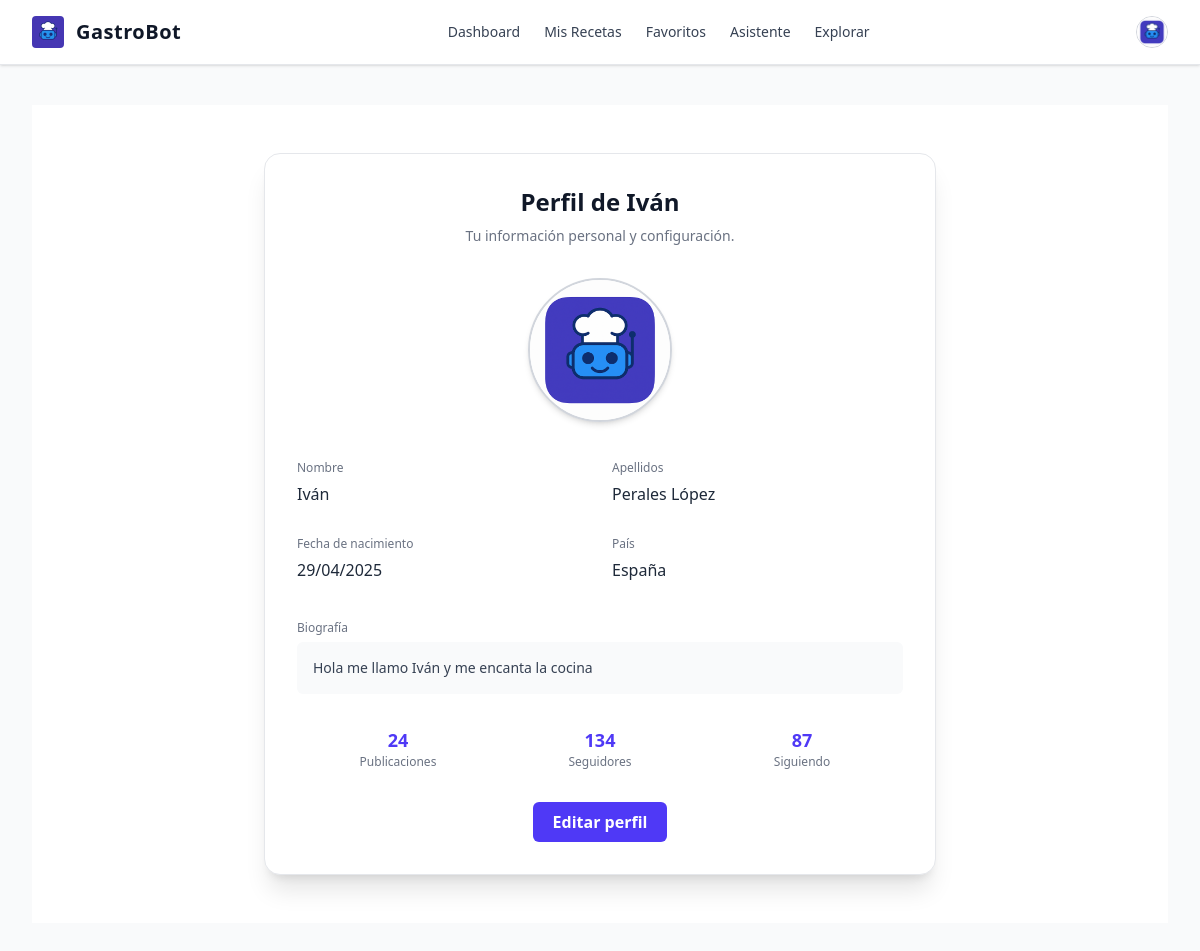
/usuarios/perfil/ (signed in), run on the app's committed database.
### usuarios/models.py (models this page shows, shortened)
class Perfil(models.Model):
    user = models.OneToOneField(User, on_delete=models.CASCADE)
    imagen = models.ImageField(upload_to='perfiles/', blank=True, null=True)
    bio = models.TextField(max_length=500, blank=True)
    pais = models.CharField(max_length=100, blank=True)
    nombre = models.CharField(max_length=100, blank=True)
    apellidos = models.CharField(max_length=100, blank=True)
    fecha_nacimiento = models.DateField(null=True, blank=True)

### usuarios/views.py (the view)
# urls.py: path('perfil/', views.ver_perfil, name='perfil'),
@login_required
def ver_perfil(request):
    perfil = request.user.perfil
    return render(request, 'usuarios/perfil.html', {'perfil': perfil})

### usuarios/context_processors.py (called while the page is built)
def perfil_usuario(request):
    if request.user.is_authenticated:
        try:
            return {'perfil': request.user.perfil}
        except Perfil.DoesNotExist:
            return {'perfil': None}
    return {'perfil': None}

### usuarios/templates/usuarios/perfil.html (shortened to what this page needs)
{% extends 'base.html' %}
{% load static %}
{% block content %}
<div class="min-h-screen bg-white dark:bg-gray-900 py-12 px-4 flex justify-center">
  <div class="w-full max-w-2xl bg-white dark:bg-gray-800 rounded-2xl shadow-xl p-8 space-y-8 border border-gray-200 dark:border-gray-700">
    <div class="text-center space-y-2">
      <h1 class="text-2xl font-bold text-gray-900 dark:text-white">Perfil de {{ perfil.nombre }}</h1>
      <p class="text-sm text-gray-500 dark:text-gray-400">Tu información personal y configuración.</p>
    </div>
    <div class="flex justify-center">
      <div class="w-36 h-36 border-2 border-gray-300 dark:border-gray-600 rounded-full overflow-hidden shadow-md">
        {% if perfil.imagen and perfil.imagen.name %}
          <img src="{{ perfil.imagen.url }}" alt="Foto de perfil" class="w-full h-full object-cover">
        {% else %}
          <img src="/media/defaults/default_user.png" alt="Foto de perfil por defecto" class="w-full h-full object-cover">
        {% endif %}
      </div>
    </div>
    <div class="grid grid-cols-1 sm:grid-cols-2 gap-6 text-gray-800 dark:text-gray-100">
      <div>
        <label class="text-xs text-gray-500 dark:text-gray-400">Nombre</label>
        <p class="mt-1 font-medium">{{ perfil.nombre|default:"-" }}</p>
      </div>
      <div>
        <label class="text-xs text-gray-500 dark:text-gray-400">Apellidos</label>
        <p class="mt-1 font-medium">{{ perfil.apellidos|default:"-" }}</p>
      </div>
      <div>
        <label class="text-xs text-gray-500 dark:text-gray-400">Fecha de nacimiento</label>
        <p class="mt-1 font-medium">{{ perfil.fecha_nacimiento|date:"d/m/Y"|default:"-" }}</p>
      </div>
      <div>
        <label class="text-xs text-gray-500 dark:text-gray-400">País</label>
        <p class="mt-1 font-medium">{{ perfil.pais|default:"-" }}</p>
      </div>
    </div>
    <div>
      <label class="text-xs text-gray-500 dark:text-gray-400">Biografía</label>
      <div class="mt-1 p-4 bg-gray-50 dark:bg-gray-700 rounded-md text-sm text-gray-700 dark:text-gray-100">
        <p class="font-medium">{{ perfil.bio|default:"Sin biografía aún." }}</p>
      </div>
    </div>
    <div class="grid grid-cols-3 text-center mt-6">
      <div>
        <p class="text-lg font-bold text-indigo-600 dark:text-indigo-400">24</p>
        <p class="text-xs text-gray-500 dark:text-gray-400">Publicaciones</p>
      </div>
      <div>
        <p class="text-lg font-bold text-indigo-600 dark:text-indigo-400">134</p>
        <p class="text-xs text-gray-500 dark:text-gray-400">Seguidores</p>
      </div>
      <div>
        <p class="text-lg font-bold text-indigo-600 dark:text-indigo-400">87</p>
        <p class="text-xs text-gray-500 dark:text-gray-400">Siguiendo</p>
      </div>
    </div>
    <div class="text-center">
      <a href="{% url 'editar_perfil' %}" class="inline-block bg-indigo-600 text-white px-5 py-2 rounded-md font-semibold hover:bg-indigo-500 transition">
        Editar perfil
      </a>
    </div>
  </div>
</div>
{% endblock %}

### core/templates/base.html (shortened to what this page needs)
{% load static %}
<!DOCTYPE html>
<html lang="es" class="h-full font-sans dark">
  <head>
    <link rel="stylesheet" href="{% static 'css/dist/styles.css' %}" />
  </head>
  <body class="h-full bg-gray-50 text-gray-900 dark:bg-gray-900 dark:text-gray-100">
    <div class="min-h-full">
      <nav class="bg-white dark:bg-gray-900 border-b border-gray-200 dark:border-gray-800 shadow-sm">
        <div class="max-w-7xl mx-auto px-4 sm:px-6 lg:px-8">
          <div class="flex h-16 items-center justify-between">
            <div class="flex items-center space-x-3">
              <a href="/">
                <img class="h-8 w-8 rounded" src="{% static 'img/favicon.ico' %}" alt="GastroBot Logo" />
              </a>
              <span class="text-gray-900 dark:text-gray-100 text-xl font-semibold tracking-wide">GastroBot</span>
            </div>
            {% if user.is_authenticated and perfil %}
            <div class="hidden md:flex space-x-6 text-sm font-medium">
              <a href="/dashboard" class="text-gray-700 dark:text-gray-300 hover:text-violet-500 dark:hover:text-violet-400 transition">Dashboard</a>
              <a href="{% url 'recetas:mis_recetas' %}" class="text-gray-700 dark:text-gray-300 hover:text-violet-500 dark:hover:text-violet-400 transition">Mis Recetas</a>
              <a href="{% url 'recetas:favoritos' %}" class="text-gray-700 dark:text-gray-300 hover:text-violet-500 dark:hover:text-violet-400 transition">Favoritos</a>
              <a href="{% url 'asistente' %}" class="text-gray-700 dark:text-gray-300 hover:text-violet-500 dark:hover:text-violet-400 transition">Asistente</a>
              <a href="{% url 'recetas:explorar_recetas' %}" class="text-gray-700 dark:text-gray-300 hover:text-violet-500 dark:hover:text-violet-400 transition">Explorar</a>
            </div>
            {% endif %}
            <div class="flex items-center space-x-4 text-sm">
              {% if user.is_authenticated and perfil %}
              <div class="relative">
                <details class="relative">
                  <summary class="list-none cursor-pointer flex items-center space-x-2">
                    {% if perfil.imagen and perfil.imagen.name %}
                    <img class="h-8 w-8 rounded-full border border-gray-300 object-cover" src="{{ perfil.imagen.url }}" alt="Avatar" />
                    {% else %}
                    <img class="h-8 w-8 rounded-full border border-gray-300 object-cover" src="/media/defaults/default_user.png" alt="Avatar" />
                    {% endif %}
                  </summary>
                </details>
              </div>
              {% endif %}
            </div>
          </div>
        </div>
      </nav>
      <main>
        <div class="mx-auto max-w-7xl px-4 py-10 sm:px-6 lg:px-8 space-y-6">
          {% block content %}{% endblock %}
        </div>
      </main>
    </div>
  </body>
</html>

### data on the page
Perfil: imagen (picture), nombre "Iván", apellidos "Perales López", fecha_nacimiento "29/04/2025", pais "España", bio "Hola me llamo Iván y me encanta la cocina"
